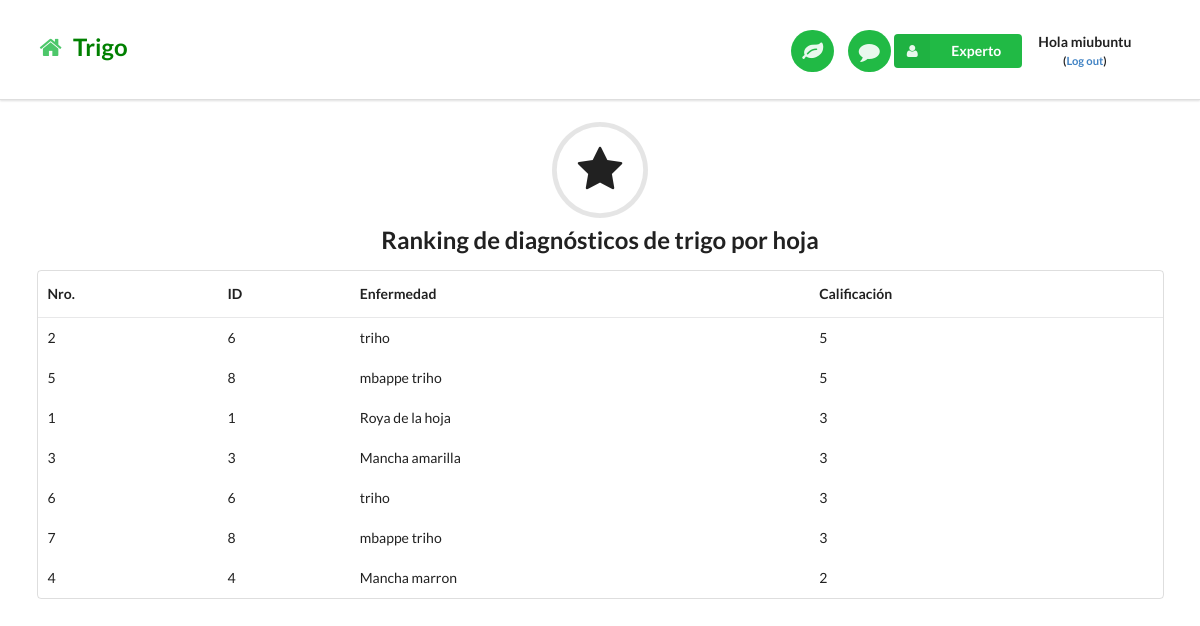
Screenshot of /reportecalificacionmaiztriho/ (signed in) with the database file from the repository.
### miapp/models.py (models this page shows, shortened)
class Reviewtriho(models.Model):
    enfermedadName = models.CharField(max_length=50)
    enfermedadId = models.IntegerField()
    comment = models.TextField()
    reviewer = models.CharField(max_length=50)
    stars = models.IntegerField()
    createdTime =  models.DateField(auto_now=True, auto_now_add=False)

### miapp/views.py (the view)
# urls.py: url(r'^reportecalificacionmaiztriho/$', views.reportecalificacionmaiztrihoPage, name='reportecalificacionmaiztrihoPage'),
@login_required
def reportecalificacionmaiztrihoPage(request):
    reviewmaiz = Reviewtriho.objects.order_by('-stars')
    return render(request, 'reportecalificacionmaiztriho.html', {'reviewmaiz':reviewmaiz})

### templates/reportecalificacionmaiztriho.html
{% extends "basetrigo.html" %}
{% load staticfiles %}
{% block content %}
<h2 class="ui center aligned icon header">
  <i class="circular star icon"></i>
  Ranking de diagnósticos de trigo por hoja
</h2>
<div class="ui container">
<table class="ui basic table">
  <thead>
    <tr>
      <th>Nro.</th>
      <th>ID</th>
      <th>Enfermedad</th>
      <th>Calificación</th>
    </tr>
  </thead>
  {% for reviewmaiz in reviewmaiz %}
  <tbody>
    <tr>
      <td>{{ reviewmaiz.id }}</td>
      <td>{{ reviewmaiz.enfermedadId }}</td>
      <td>{{ reviewmaiz.enfermedadName }}</td>
      <td>{{ reviewmaiz.stars }}</td>
    </tr>
  </tbody>
  {% endfor %}
</table>
</div>
<br>
{% endblock %}

### templates/basetrigo.html (shortened to what this page needs)
{% load staticfiles %}
<!DOCTYPE html>
<html lang="en">
<head>
  <link rel="stylesheet" href="{% static "css/bootstrap2.min.css" %}"/>
  <link rel="stylesheet" href="{% static "css/utilbase.css" %}"/>
</head>
<body>
  {% block nav-bar %}
    <div class="ui top fixed menu borderless main nav-bar">
      <div class="ui container">
        <br> <h2><a href="/"><i class="green home icon link"></i>  <span style="color:green"> Trigo</span></a></h2>
        <div class="right item">
          <a id="analizar-link" href="/analisis"><button class="circular ui icon green button nav-button"> <i class="large leaf icon link"></i> </button></a>
          <a href="/comentariouser"><button class="circular ui icon green button nav-button"> <i class="large comment icon link"></i> </button></a>
{% if user.is_authenticated %}
<div class="ui floating labeled icon dropdown green button">
          <i class="user icon"></i>
          <span class="text">Experto</span>
        </div>
{% if user.is_authenticated %}
    <div class="item">
        <p class="top-menu" style="text-align:center;"> <b> Hola {{ user.username }} <br> <small>(<a href="{% url 'logout' %}">Log out</a>)</small> </b> </p>
    </div>
{% endif %}
{% endif %}
        </div>
      </div>
    </div>
<br>
  {% endblock %}
  {% block content %}
  {% endblock %}
</body>
</html>

### static/css/utilbase.css (style rules this page uses)
body { padding-top: 74px; }
.nav-bar { padding-top: 7px; padding-bottom: 4px; }
.nav-button { margin-left: 10px !important; }

### rows the page displays
Reviewtriho: id "2", enfermedadId "6", enfermedadName "triho", stars "5"
Reviewtriho: id "5", enfermedadId "8", enfermedadName "mbappe triho", stars "5"
Reviewtriho: id "1", enfermedadId "1", enfermedadName "Roya de la hoja", stars "3"
Reviewtriho: id "3", enfermedadId "3", enfermedadName "Mancha amarilla", stars "3"
Reviewtriho: id "6", enfermedadId "6", enfermedadName "triho", stars "3"
Reviewtriho: id "7", enfermedadId "8", enfermedadName "mbappe triho", stars "3"
Reviewtriho: id "4", enfermedadId "4", enfermedadName "Mancha marron", stars "2"

### other values shown
{{ user.username }} "miubuntu"
